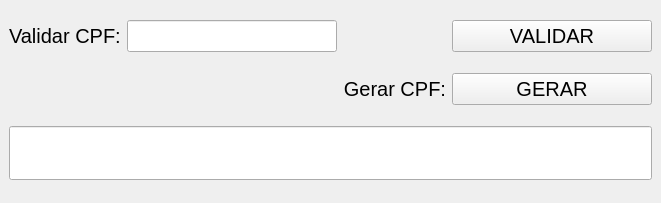
<?xml version="1.0" encoding="UTF-8"?>
<ui version="4.0">
 <class>MainWindow</class>
 <widget class="QMainWindow" name="MainWindow">
  <property name="geometry">
   <rect>
    <x>0</x>
    <y>0</y>
    <width>661</width>
    <height>203</height>
   </rect>
  </property>
  <property name="windowTitle">
   <string>Valida ou gera CPF</string>
  </property>
  <widget class="QWidget" name="centralwidget">
   <layout class="QGridLayout" name="gridLayout">
    <item row="0" column="0">
     <widget class="QLabel" name="label_2">
      <property name="font">
       <font>
        <pointsize>15</pointsize>
       </font>
      </property>
      <property name="text">
       <string>Validar CPF:</string>
      </property>
     </widget>
    </item>
    <item row="0" column="1">
     <widget class="QLineEdit" name="inputValidaCPF">
      <property name="font">
       <font>
        <pointsize>15</pointsize>
       </font>
      </property>
     </widget>
    </item>
    <item row="0" column="3">
     <widget class="QPushButton" name="btnValidaCPF">
      <property name="minimumSize">
       <size>
        <width>200</width>
        <height>0</height>
       </size>
      </property>
      <property name="font">
       <font>
        <pointsize>15</pointsize>
       </font>
      </property>
      <property name="text">
       <string>VALIDAR</string>
      </property>
     </widget>
    </item>
    <item row="1" column="0" colspan="2">
     <widget class="QLabel" name="labelRetorno">
      <property name="font">
       <font>
        <pointsize>26</pointsize>
       </font>
      </property>
      <property name="styleSheet">
       <string notr="true">color: green</string>
      </property>
      <property name="text">
       <string/>
      </property>
      <property name="textFormat">
       <enum>Qt::PlainText</enum>
      </property>
      <property name="alignment">
       <set>Qt::AlignCenter</set>
      </property>
     </widget>
    </item>
    <item row="1" column="2">
     <widget class="QLabel" name="label">
      <property name="font">
       <font>
        <pointsize>15</pointsize>
       </font>
      </property>
      <property name="text">
       <string>Gerar CPF:</string>
      </property>
      <property name="alignment">
       <set>Qt::AlignRight|Qt::AlignTrailing|Qt::AlignVCenter</set>
      </property>
     </widget>
    </item>
    <item row="1" column="3">
     <widget class="QPushButton" name="btnGeraCPF">
      <property name="font">
       <font>
        <pointsize>15</pointsize>
       </font>
      </property>
      <property name="text">
       <string>GERAR</string>
      </property>
     </widget>
    </item>
    <item row="2" column="0" colspan="4">
     <widget class="QLineEdit" name="cpfGerado">
      <property name="font">
       <font>
        <pointsize>30</pointsize>
       </font>
      </property>
      <property name="alignment">
       <set>Qt::AlignCenter</set>
      </property>
      <property name="readOnly">
       <bool>true</bool>
      </property>
     </widget>
    </item>
   </layout>
  </widget>
 </widget>
 <resources/>
 <connections/>
</ui>
